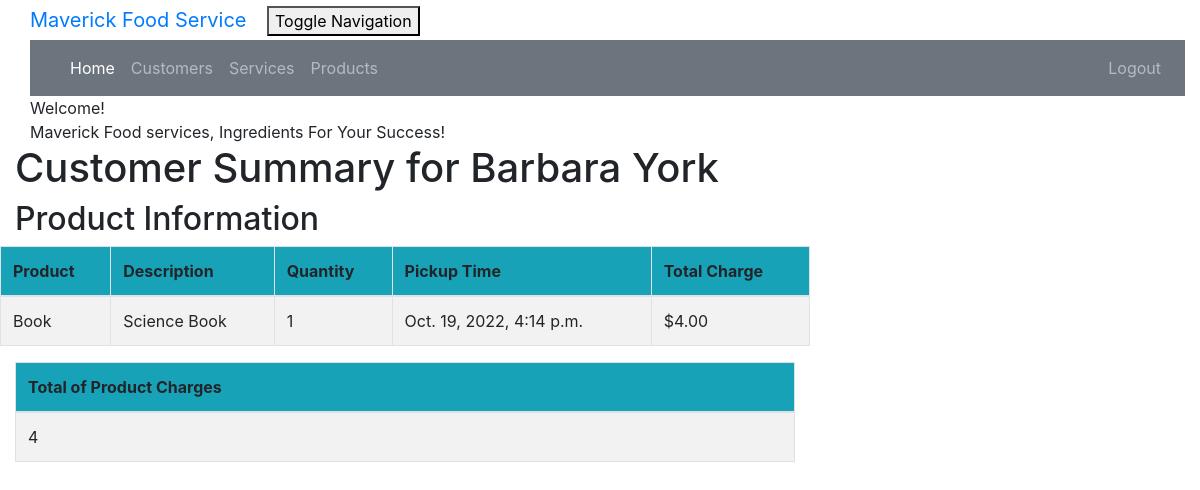
The page /customer/1/summary/ (signed in) on the database its author committed.
### crm/models.py (models this page shows, shortened)
class Customer(models.Model):
    cust_name = models.CharField(max_length=50)
    email = models.EmailField(max_length=100)
    phone = models.CharField(max_length=20)
    bldgroom = models.CharField(max_length=100)
    address = models.CharField(max_length=200)
    city = models.CharField(max_length=50)
    state = models.CharField(max_length=50)
    zipcode = models.CharField(max_length=10)
    organization = models.CharField(max_length=100)
    role = models.CharField(max_length=100)

class Product(models.Model):
    cust_name = models.ForeignKey(Customer, on_delete=models.CASCADE, related_name='products')
    product = models.CharField(max_length=100)
    description = models.TextField()
    quantity = models.IntegerField()
    pickup_time = models.DateTimeField(
        default=timezone.now)
    charge = models.DecimalField(max_digits=10, decimal_places=2)
    created_date = models.DateTimeField(
        default=timezone.now)
    updated_date = models.DateTimeField(auto_now_add=True)

### crm/views.py (the view)
# urls.py: path('customer/<int:pk>/summary/', views.summary, name='summary'),
@login_required
def summary(request, pk):
    customer = get_object_or_404(Customer, pk=pk)
    services = Service.objects.filter(cust_name=pk)
    products = Product.objects.filter(cust_name=pk)
    sum_service_charge = \
        Service.objects.filter(cust_name=pk).aggregate(Sum('service_charge'))
    sum_product_charge = \
        Product.objects.filter(cust_name=pk).aggregate(Sum('charge'))
    sum = sum_product_charge.get("charge__sum")
    if sum== None:
        sum_product_charge = {'charge__sum' : Decimal('0')}
    sum = sum_service_charge.get("service_charge__sum")
    if sum== None:
        sum_service_charge = {'service_charge__sum': Decimal('0')}
    return render(request, 'crm/summary.html', {'customer': customer,
                              'products': products,
                              'services': services,
                              'sum_service_charge': sum_service_charge,
                              'sum_product_charge': sum_product_charge,})

### crm/templates/crm/summary.html
{% extends 'crm/base.html' %}
{% block content %}
{% load mathfilters %}
{% load humanize %}
<div class="container">
    <div class="row">
        <div class="col-md-10 col-md-offset-1">
            <div class="panel panel-primary">
                <div class="panel-heading">Welcome!</div>
                <div class="panel-body">
                    Maverick Food services, Ingredients For Your Success!
                </div>
            </div>
        </div>
    </div>
</div>
<div class="row">
  <h1 style="padding-left: 15Px">Customer Summary for {{ customer.cust_name }}</h1>
</div>
    <div class="row">
        <h2 style="padding-left: 15Px">Product Information</h2>
    </div>
    <div class="row">
        <table class="table table-striped table-bordered table-hover">
            <thead>
            <tr class="bg-info">
                <th>Product</th>
                <th>Description</th>
                <th>Quantity</th>
                <th>Pickup Time</th>
                <th>Total Charge</th>
            </tr>
            </thead>
            <tbody>
            {% for product in products %}
                <tr>
<td>{{ product.product }}</td>
<td>{{ product.description }}</td>
<td>{{ product.quantity|intcomma }}</td>
<td>{{ product.pickup_time }}</td>
<td>${{ product.charge|floatformat:2|intcomma }}</td>
                </tr>
            {% endfor %}
            </tbody>
        </table>
    </div>
        <table class="table table-striped table-bordered table-hover">
        <thead>
            <tr class="bg-info">
                <th>Total of Product Charges</th>
            </tr>
        </thead>
        <tbody>
            <tr>
                <td>{{ sum_product_charge.charge__sum|intcomma }}</td>
            </tr>
        </tbody>
    </table>
</div>
{% endblock %}

### crm/static/css/portfolio.css (style rules this page uses)
body { padding-left: 15px; }

### rows shown on the page
Customer: cust_name "Barbara York"
Product: product "Book", description "Science Book", quantity "1", pickup_time "Oct. 19, 2022, 4:14 p.m.", charge "4.00"

### other values the page prints
{{ sum_product_charge.charge__sum|intcomma }} "4"
